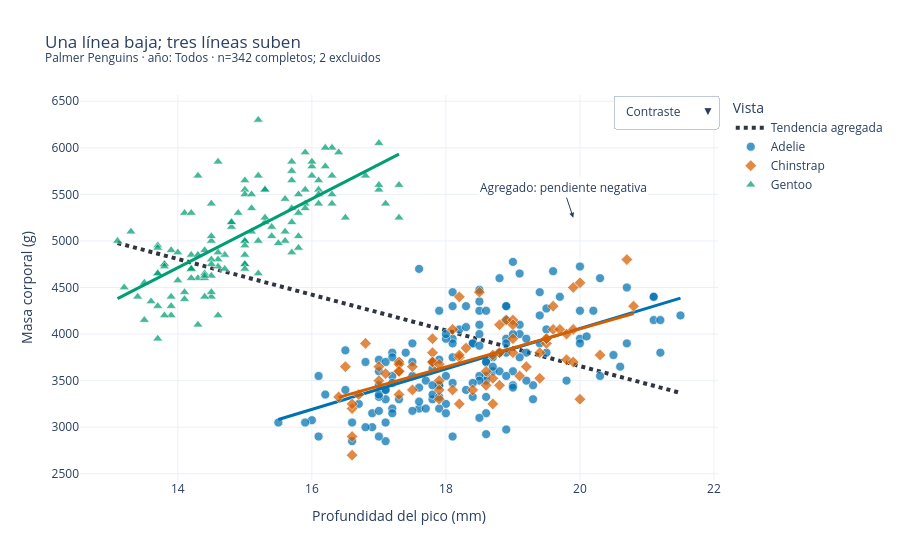

Notebook source saved alongside this figure:
### Code cell
# @title Explorar Relación visual { display-mode: "form" }
especies = ["Adelie", "Chinstrap", "Gentoo"]
colores = {"Adelie": "#0072B2", "Chinstrap": "#D55E00", "Gentoo": "#009E73"}
simbolos = {"Adelie": "circle", "Chinstrap": "diamond", "Gentoo": "triangle-up"}
fig = go.Figure()
fig.add_trace(go.Scatter(x=df["bill_depth_mm"], y=df["body_mass_g"], mode="markers", name="Todos sin separar",
                         marker={"color": "#A7B0BE", "size": 8, "opacity": .55}, visible=False,
                         customdata=np.column_stack([df["species"], df["sex"], df["island"]]),
                         hovertemplate="Pico=%{x:.1f} mm<br>Masa=%{y:,.0f} g<br>%{customdata[0]} · %{customdata[1]}<br>Isla=%{customdata[2]}<extra></extra>"))
x_total = np.linspace(df["bill_depth_mm"].min(), df["bill_depth_mm"].max(), 80)
m_total, b_total = np.polyfit(df["bill_depth_mm"], df["body_mass_g"], 1)
fig.add_trace(go.Scatter(x=x_total, y=m_total*x_total+b_total, mode="lines", name="Tendencia agregada",
                         line={"color": "#2F3640", "width": 4, "dash": "dot"},
                         hovertemplate="Agregado<br>Pico=%{x:.1f} mm<br>Masa estimada=%{y:,.0f} g<extra></extra>"))
for especie in especies:
    grupo = df.loc[df["species"].eq(especie)]
    fig.add_trace(go.Scatter(x=grupo["bill_depth_mm"], y=grupo["body_mass_g"], mode="markers", name=especie,
                             marker={"color": colores[especie], "symbol": simbolos[especie], "size": 9, "opacity": .72,
                                     "line": {"color": "white", "width": .7}},
                             customdata=np.column_stack([grupo["sex"], grupo["island"]]),
                             hovertemplate=f"{especie}<br>Pico=%{{x:.1f}} mm<br>Masa=%{{y:,.0f}} g<br>Sexo=%{{customdata[0]}}<br>Isla=%{{customdata[1]}}<extra></extra>"))
    x_linea = np.linspace(grupo["bill_depth_mm"].min(), grupo["bill_depth_mm"].max(), 50)
    pendiente, intercepto = np.polyfit(grupo["bill_depth_mm"], grupo["body_mass_g"], 1)
    fig.add_trace(go.Scatter(x=x_linea, y=pendiente*x_linea+intercepto, mode="lines", name=f"{especie} · tendencia",
                             line={"color": colores[especie], "width": 3}, showlegend=False,
                             hovertemplate=f"{especie} · tendencia<br>Pico=%{{x:.1f}} mm<br>Masa estimada=%{{y:,.0f}} g<extra></extra>"))
agregado = [True, True] + [False]*6; por_especie = [False, False] + [True]*6
contraste = [False, True] + [True]*6
fig.update_layout(title=f"Una línea baja; tres líneas suben<br><sup>Palmer Penguins · año: {anio} · n={len(df)} completos; {faltantes_clave} excluidos</sup>",
                  xaxis_title="Profundidad del pico (mm)", yaxis_title="Masa corporal (g)", template="plotly_white",
                  legend_title="Vista", hovermode="closest", margin={"t": 95, "r": 30},
                  updatemenus=[{"buttons": [{"label": "Contraste", "method": "update", "args": [{"visible": contraste}]},
                                              {"label": "Agregado", "method": "update", "args": [{"visible": agregado}]},
                                              {"label": "Por especie", "method": "update", "args": [{"visible": por_especie}]}],
                                "x": 1, "xanchor": "right"}])
fig.add_annotation(x=19.9, y=5250, text="Agregado: pendiente negativa", showarrow=True, arrowhead=2, bgcolor="#FFFFFF")
fig.show()


display(Markdown("**Lo que muestra:** El agregado desciende, pero las tres tendencias por especie ascienden. Los grupos ocupan zonas distintas: Gentoo concentra mayor masa y picos menos profundos, así que una sola línea mezcla composición con relación."))

### Figure 1 — Plotly figure (JSON) as saved in the notebook; plotly's stock layout.template omitted (floating-point values rounded to 4 significant figures; data arrays with more than 128 entries replaced by an {"elided": "..."} marker saying what was removed)
{"data": [{"customdata": {"elided": "342x3 str values"}, "hovertemplate": "Pico=%{x:.1f} mm<br>Masa=%{y:,.0f} g<br>%{customdata[0]} · %{customdata[1]}<br>Isla=%{customdata[2]}<extra></extra>", "marker": {"color": "#A7B0BE", "opacity": 0.55, "size": 8}, "mode": "markers", "name": "Todos sin separar", "type": "scatter", "visible": false, "x": {"elided": "342 float values"}, "y": {"elided": "342 float values"}}, {"hovertemplate": "Agregado<br>Pico=%{x:.1f} mm<br>Masa estimada=%{y:,.0f} g<extra></extra>", "line": {"color": "#2F3640", "dash": "dot", "width": 4}, "mode": "lines", "name": "Tendencia agregada", "type": "scatter", "x": [13.1, 13.21, 13.31, 13.42, 13.53, 13.63, 13.74, 13.84, 13.95, 14.06, 14.16, 14.27, 14.38, 14.48, 14.59, 14.69, 14.8, 14.91, 15.01, 15.12, 15.23, 15.33, 15.44, 15.55, 15.65, 15.76, 15.86, 15.97, 16.08, 16.18, 16.29, 16.4, 16.5, 16.61, 16.72, 16.82, 16.93, 17.03, 17.14, 17.25, 17.35, 17.46, 17.57, 17.67, 17.78, 17.88, 17.99, 18.1, 18.2, 18.31, 18.42, 18.52, 18.63, 18.74, 18.84, 18.95, 19.05, 19.16, 19.27, 19.37, 19.48, 19.59, 19.69, 19.8, 19.91, 20.01, 20.12, 20.22, 20.33, 20.44, 20.54, 20.65, 20.76, 20.86, 20.97, 21.07, 21.18, 21.29, 21.39, 21.5], "y": [4978.0, 4958.0, 4937.0, 4917.0, 4897.0, 4876.0, 4856.0, 4835.0, 4815.0, 4795.0, 4774.0, 4754.0, 4734.0, 4713.0, 4693.0, 4672.0, 4652.0, 4632.0, 4611.0, 4591.0, 4571.0, 4550.0, 4530.0, 4509.0, 4489.0, 4469.0, 4448.0, 4428.0, 4408.0, 4387.0, 4367.0, 4346.0, 4326.0, 4306.0, 4285.0, 4265.0, 4245.0, 4224.0, 4204.0, 4183.0, 4163.0, 4143.0, 4122.0, 4102.0, 4082.0, 4061.0, 4041.0, 4020.0, 4000.0, 3980.0, 3959.0, 3939.0, 3919.0, 3898.0, 3878.0, 3857.0, 3837.0, 3817.0, 3796.0, 3776.0, 3755.0, 3735.0, 3715.0, 3694.0, 3674.0, 3654.0, 3633.0, 3613.0, 3592.0, 3572.0, 3552.0, 3531.0, 3511.0, 3491.0, 3470.0, 3450.0, 3429.0, 3409.0, 3389.0, 3368.0]}, {"customdata": {"elided": "151x2 str values"}, "hovertemplate": "Adelie<br>Pico=%{x:.1f} mm<br>Masa=%{y:,.0f} g<br>Sexo=%{customdata[0]}<br>Isla=%{customdata[1]}<extra></extra>", "marker": {"color": "#0072B2", "line": {"color": "white", "width": 0.7}, "opacity": 0.72, "size": 9, "symbol": "circle"}, "mode": "markers", "name": "Adelie", "type": "scatter", "x": {"elided": "151 float values"}, "y": {"elided": "151 float values"}}, {"hovertemplate": "Adelie · tendencia<br>Pico=%{x:.1f} mm<br>Masa estimada=%{y:,.0f} g<extra></extra>", "line": {"color": "#0072B2", "width": 3}, "mode": "lines", "name": "Adelie · tendencia", "showlegend": false, "type": "scatter", "x": [15.5, 15.62, 15.74, 15.87, 15.99, 16.11, 16.23, 16.36, 16.48, 16.6, 16.72, 16.85, 16.97, 17.09, 17.21, 17.34, 17.46, 17.58, 17.7, 17.83, 17.95, 18.07, 18.19, 18.32, 18.44, 18.56, 18.68, 18.81, 18.93, 19.05, 19.17, 19.3, 19.42, 19.54, 19.66, 19.79, 19.91, 20.03, 20.15, 20.28, 20.4, 20.52, 20.64, 20.77, 20.89, 21.01, 21.13, 21.26, 21.38, 21.5], "y": [3083.0, 3109.0, 3136.0, 3162.0, 3189.0, 3216.0, 3242.0, 3269.0, 3295.0, 3322.0, 3348.0, 3375.0, 3402.0, 3428.0, 3455.0, 3481.0, 3508.0, 3535.0, 3561.0, 3588.0, 3614.0, 3641.0, 3668.0, 3694.0, 3721.0, 3747.0, 3774.0, 3801.0, 3827.0, 3854.0, 3880.0, 3907.0, 3933.0, 3960.0, 3987.0, 4013.0, 4040.0, 4066.0, 4093.0, 4120.0, 4146.0, 4173.0, 4199.0, 4226.0, 4253.0, 4279.0, 4306.0, 4332.0, 4359.0, 4385.0]}, {"customdata": {"elided": "68x2 str values"}, "hovertemplate": "Chinstrap<br>Pico=%{x:.1f} mm<br>Masa=%{y:,.0f} g<br>Sexo=%{customdata[0]}<br>Isla=%{customdata[1]}<extra></extra>", "marker": {"color": "#D55E00", "line": {"color": "white", "width": 0.7}, "opacity": 0.72, "size": 9, "symbol": "diamond"}, "mode": "markers", "name": "Chinstrap", "type": "scatter", "x": [17.9, 19.5, 19.2, 18.7, 19.8, 17.8, 18.2, 18.2, 18.9, 19.9, 17.8, 20.3, 17.3, 18.1, 17.1, 19.6, 20.0, 17.8, 18.6, 18.2, 17.3, 17.5, 16.6, 19.4, 17.9, 19.0, 18.4, 19.0, 17.8, 20.0, 16.6, 20.8, 16.7, 18.8, 18.6, 16.8, 18.3, 20.7, 16.6, 19.9, 19.5, 17.5, 19.1, 17.0, 17.9, 18.5, 17.9, 19.6, 18.7, 17.3, 16.4, 19.0, 17.3, 19.7, 17.3, 18.8, 16.6, 19.9, 18.8, 19.4, 19.5, 16.5, 17.0, 19.8, 18.1, 18.2, 19.0, 18.7], "y": [3500.0, 3900.0, 3650.0, 3525.0, 3725.0, 3950.0, 3250.0, 3750.0, 4150.0, 3700.0, 3800.0, 3775.0, 3700.0, 4050.0, 3575.0, 4050.0, 3300.0, 3700.0, 3450.0, 4400.0, 3600.0, 3400.0, 2900.0, 3800.0, 3300.0, 4150.0, 3400.0, 3800.0, 3700.0, 4550.0, 3200.0, 4300.0, 3350.0, 4100.0, 3600.0, 3900.0, 3850.0, 4800.0, 2700.0, 4500.0, 3950.0, 3650.0, 3550.0, 3500.0, 3675.0, 4450.0, 3400.0, 4300.0, 3250.0, 3675.0, 3325.0, 3950.0, 3600.0, 4050.0, 3350.0, 3450.0, 3250.0, 4050.0, 3800.0, 3525.0, 3950.0, 3650.0, 3650.0, 4000.0, 3400.0, 3775.0, 4100.0, 3775.0]}, {"hovertemplate": "Chinstrap · tendencia<br>Pico=%{x:.1f} mm<br>Masa estimada=%{y:,.0f} g<extra></extra>", "line": {"color": "#D55E00", "width": 3}, "mode": "lines", "name": "Chinstrap · tendencia", "showlegend": false, "type": "scatter", "x": [16.4, 16.49, 16.58, 16.67, 16.76, 16.85, 16.94, 17.03, 17.12, 17.21, 17.3, 17.39, 17.48, 17.57, 17.66, 17.75, 17.84, 17.93, 18.02, 18.11, 18.2, 18.29, 18.38, 18.47, 18.56, 18.64, 18.73, 18.82, 18.91, 19.0, 19.09, 19.18, 19.27, 19.36, 19.45, 19.54, 19.63, 19.72, 19.81, 19.9, 19.99, 20.08, 20.17, 20.26, 20.35, 20.44, 20.53, 20.62, 20.71, 20.8], "y": [3320.0, 3338.0, 3356.0, 3375.0, 3393.0, 3411.0, 3430.0, 3448.0, 3467.0, 3485.0, 3503.0, 3522.0, 3540.0, 3558.0, 3577.0, 3595.0, 3614.0, 3632.0, 3650.0, 3669.0, 3687.0, 3705.0, 3724.0, 3742.0, 3761.0, 3779.0, 3797.0, 3816.0, 3834.0, 3852.0, 3871.0, 3889.0, 3908.0, 3926.0, 3944.0, 3963.0, 3981.0, 3999.0, 4018.0, 4036.0, 4055.0, 4073.0, 4091.0, 4110.0, 4128.0, 4146.0, 4165.0, 4183.0, 4202.0, 4220.0]}, {"customdata": {"elided": "123x2 str values"}, "hovertemplate": "Gentoo<br>Pico=%{x:.1f} mm<br>Masa=%{y:,.0f} g<br>Sexo=%{customdata[0]}<br>Isla=%{customdata[1]}<extra></extra>", "marker": {"color": "#009E73", "line": {"color": "white", "width": 0.7}, "opacity": 0.72, "size": 9, "symbol": "triangle-up"}, "mode": "markers", "name": "Gentoo", "type": "scatter", "x": [13.2, 16.3, 14.1, 15.2, 14.5, 13.5, 14.6, 15.3, 13.4, 15.4, 13.7, 16.1, 13.7, 14.6, 14.6, 15.7, 13.5, 15.2, 14.5, 15.1, 14.3, 14.5, 14.5, 15.8, 13.1, 15.1, 14.3, 15.0, 14.3, 15.3, 15.3, 14.2, 14.5, 17.0, 14.8, 16.3, 13.7, 17.3, 13.6, 15.7, 13.7, 16.0, 13.7, 15.0, 15.9, 13.9, 13.9, 15.9, 13.3, 15.8, 14.2, 14.1, 14.4, 15.0, 14.4, 15.4, 13.9, 15.0, 14.5, 15.3, 13.8, 14.9, 13.9, 15.7, 14.2, 16.8, 14.4, 16.2, 14.2, 15.0, 15.0, 15.6, 15.6, 14.8, 15.0, 16.0, 14.2, 16.3, 13.8, 16.4, 14.5, 15.6, 14.6, 15.9, 13.8, 17.3, 14.4, 14.2, 14.0, 17.0, 15.0, 17.1, 14.5, 16.1, 14.7, 15.7, 15.8, 14.6, 14.4, 16.5, 15.0, 17.0, 15.5, 15.0, 13.8, 16.1, 14.7, 15.8, 14.0, 15.1, 15.2, 15.9, 15.2, 16.3, 14.1, 16.0, 15.7, 16.2, 13.7, 14.3, 15.7, 14.8, 16.1], "y": [4500.0, 5700.0, 4450.0, 5700.0, 5400.0, 4550.0, 4800.0, 5200.0, 4400.0, 5150.0, 4650.0, 5550.0, 4650.0, 5850.0, 4200.0, 5850.0, 4150.0, 6300.0, 4800.0, 5350.0, 5700.0, 5000.0, 4400.0, 5050.0, 5000.0, 5100.0, 4100.0, 5650.0, 4600.0, 5550.0, 5250.0, 4700.0, 5050.0, 6050.0, 5150.0, 5400.0, 4950.0, 5250.0, 4350.0, 5350.0, 3950.0, 5700.0, 4300.0, 4750.0, 5550.0, 4900.0, 4200.0, 5400.0, 5100.0, 5300.0, 4850.0, 5300.0, 4400.0, 5000.0, 4900.0, 5050.0, 4300.0, 5000.0, 4450.0, 5550.0, 4200.0, 5300.0, 4400.0, 5650.0, 4700.0, 5700.0, 4650.0, 5800.0, 4700.0, 5550.0, 4750.0, 5000.0, 5100.0, 5200.0, 4700.0, 5800.0, 4600.0, 6000.0, 4750.0, 5950.0, 4625.0, 5450.0, 4725.0, 5350.0, 4750.0, 5600.0, 4600.0, 5300.0, 4875.0, 5550.0, 4950.0, 5400.0, 4750.0, 5650.0, 4850.0, 5200.0, 4925.0, 4875.0, 4625.0, 5250.0, 4850.0, 5600.0, 4975.0, 5500.0, 4725.0, 5500.0, 4700.0, 5500.0, 4575.0, 5500.0, 5000.0, 5950.0, 4650.0, 5500.0, 4375.0, 5850.0, 4875.0, 6000.0, 4925.0, 4850.0, 5750.0, 5200.0, 5400.0]}, {"hovertemplate": "Gentoo · tendencia<br>Pico=%{x:.1f} mm<br>Masa estimada=%{y:,.0f} g<extra></extra>", "line": {"color": "#009E73", "width": 3}, "mode": "lines", "name": "Gentoo · tendencia", "showlegend": false, "type": "scatter", "x": [13.1, 13.19, 13.27, 13.36, 13.44, 13.53, 13.61, 13.7, 13.79, 13.87, 13.96, 14.04, 14.13, 14.21, 14.3, 14.39, 14.47, 14.56, 14.64, 14.73, 14.81, 14.9, 14.99, 15.07, 15.16, 15.24, 15.33, 15.41, 15.5, 15.59, 15.67, 15.76, 15.84, 15.93, 16.01, 16.1, 16.19, 16.27, 16.36, 16.44, 16.53, 16.61, 16.7, 16.79, 16.87, 16.96, 17.04, 17.13, 17.21, 17.3], "y": [4381.0, 4412.0, 4444.0, 4476.0, 4507.0, 4539.0, 4571.0, 4602.0, 4634.0, 4666.0, 4697.0, 4729.0, 4761.0, 4792.0, 4824.0, 4856.0, 4887.0, 4919.0, 4951.0, 4982.0, 5014.0, 5046.0, 5077.0, 5109.0, 5141.0, 5172.0, 5204.0, 5236.0, 5267.0, 5299.0, 5331.0, 5362.0, 5394.0, 5426.0, 5457.0, 5489.0, 5521.0, 5552.0, 5584.0, 5616.0, 5647.0, 5679.0, 5711.0, 5742.0, 5774.0, 5806.0, 5837.0, 5869.0, 5901.0, 5932.0]}], "layout": {"annotations": [{"arrowhead": 2, "bgcolor": "#FFFFFF", "showarrow": true, "text": "Agregado: pendiente negativa", "x": 19.9, "y": 5250}], "hovermode": "closest", "legend": {"title": {"text": "Vista"}}, "margin": {"r": 30, "t": 95}, "title": {"text": "Una línea baja; tres líneas suben<br><sup>Palmer Penguins · año: Todos · n=342 completos; 2 excluidos</sup>"}, "updatemenus": [{"buttons": [{"args": [{"visible": [false, true, true, true, true, true, true, true]}], "label": "Contraste", "method": "update"}, {"args": [{"visible": [true, true, false, false, false, false, false, false]}], "label": "Agregado", "method": "update"}, {"args": [{"visible": [false, false, true, true, true, true, true, true]}], "label": "Por especie", "method": "update"}], "x": 1, "xanchor": "right"}], "xaxis": {"title": {"text": "Profundidad del pico (mm)"}}, "yaxis": {"title": {"text": "Masa corporal (g)"}}}}
